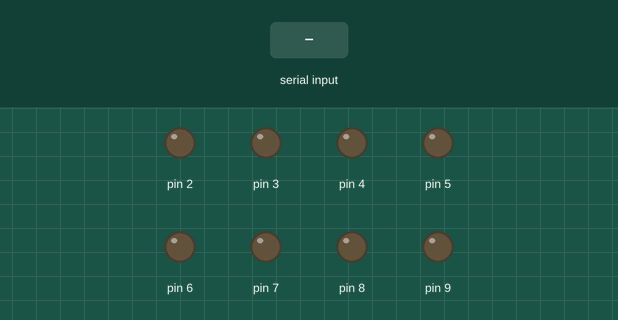
Simulated run of this sketch. Board: Arduino Uno, built with avr-gcc and run on an emulated ATmega328P. On the bench: output pins drawn as LEDs (lit = HIGH). The inputs (shaded band) are chosen by the test bench. What the sketch prints to the serial monitor is not drawn.

Above: at 1.2 s.
1.3 s: byte 30 received over Serial
At 2.5 s:
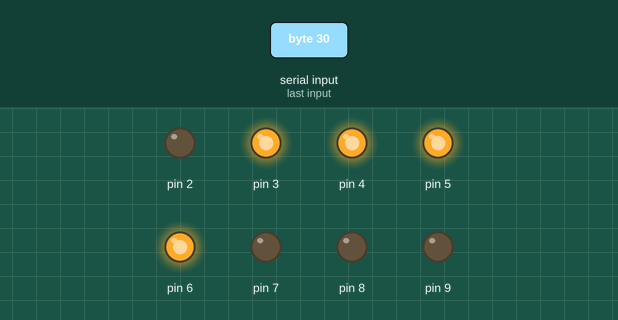
2.8 s: byte 90 received over Serial
At 3.9 s:
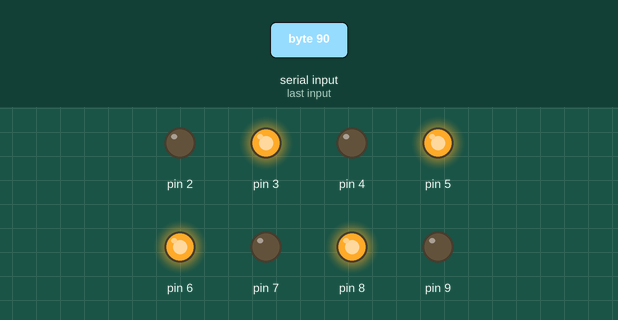
4.3 s: byte 120 received over Serial
At 5.0 s:
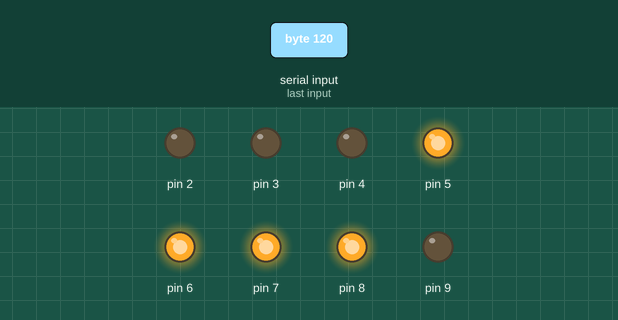
Timing chart, 0 to 7.3 s (numbered marks = the images above; inputs shaded):
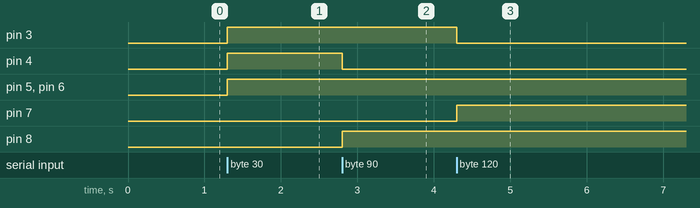

Measured:
- after the input at 1.3 s, pin 3–6: LOW → HIGH at once
- after the input at 2.8 s, pin 4: HIGH → LOW at once; pin 8: LOW → HIGH at once
- after the input at 4.3 s, pin 3: HIGH → LOW at once; pin 7: LOW → HIGH at once

The sketch:

practice06_led_control.ino
```cpp
int pin;
int lugar;

int numdec;
int digbin;

void setup()
{
  Serial.begin(9600);
  for(pin = 2; pin <= 9; pin++)
  {
    pinMode(pin, OUTPUT);
  }
}

void loop()
{
  if(Serial.available() > 0)
  {
    numdec = Serial.read();
    for(lugar = 7; lugar >= 0; lugar--)
    {
      digbin = bitRead(numdec, lugar);
      pin = lugar + 2;
      digitalWrite(pin, digbin);
      Serial.print(digbin);
    }
  }
}
```
